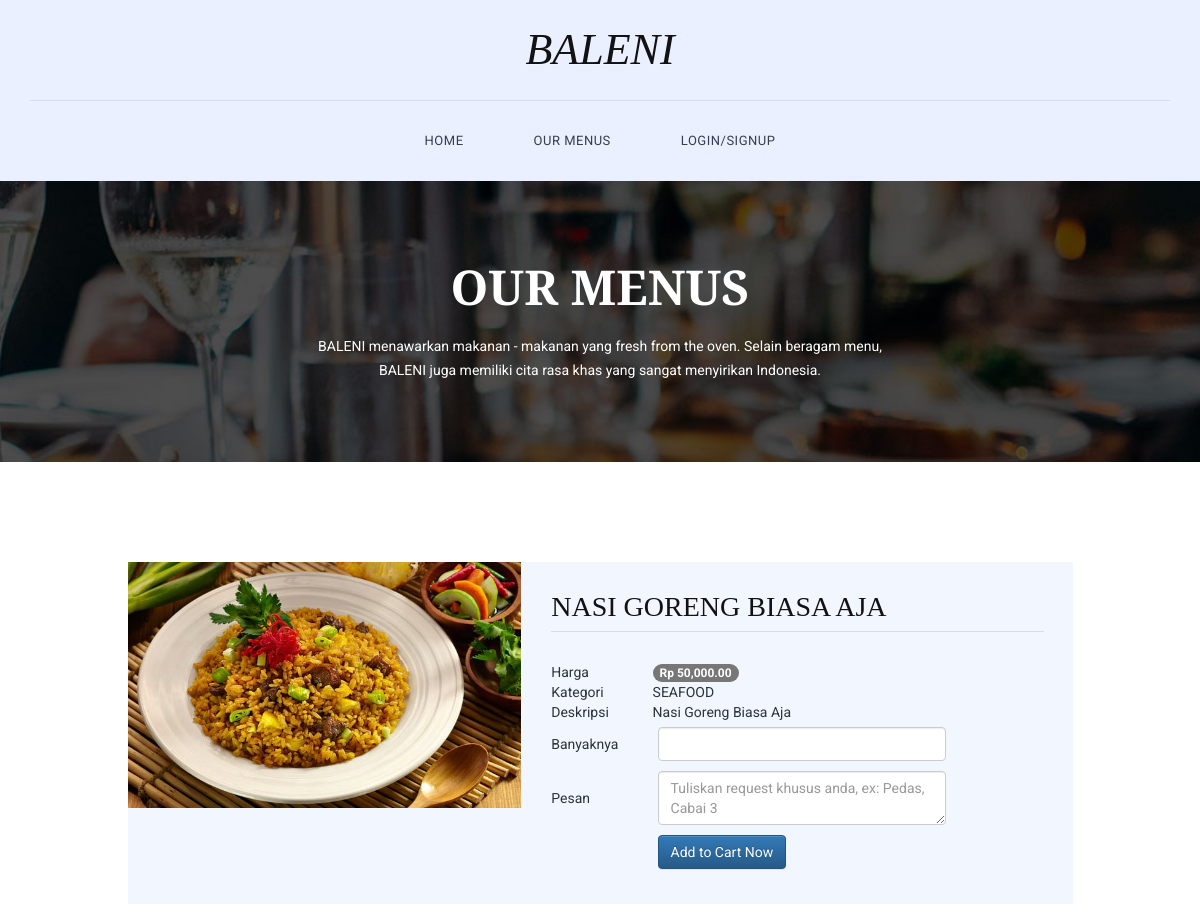
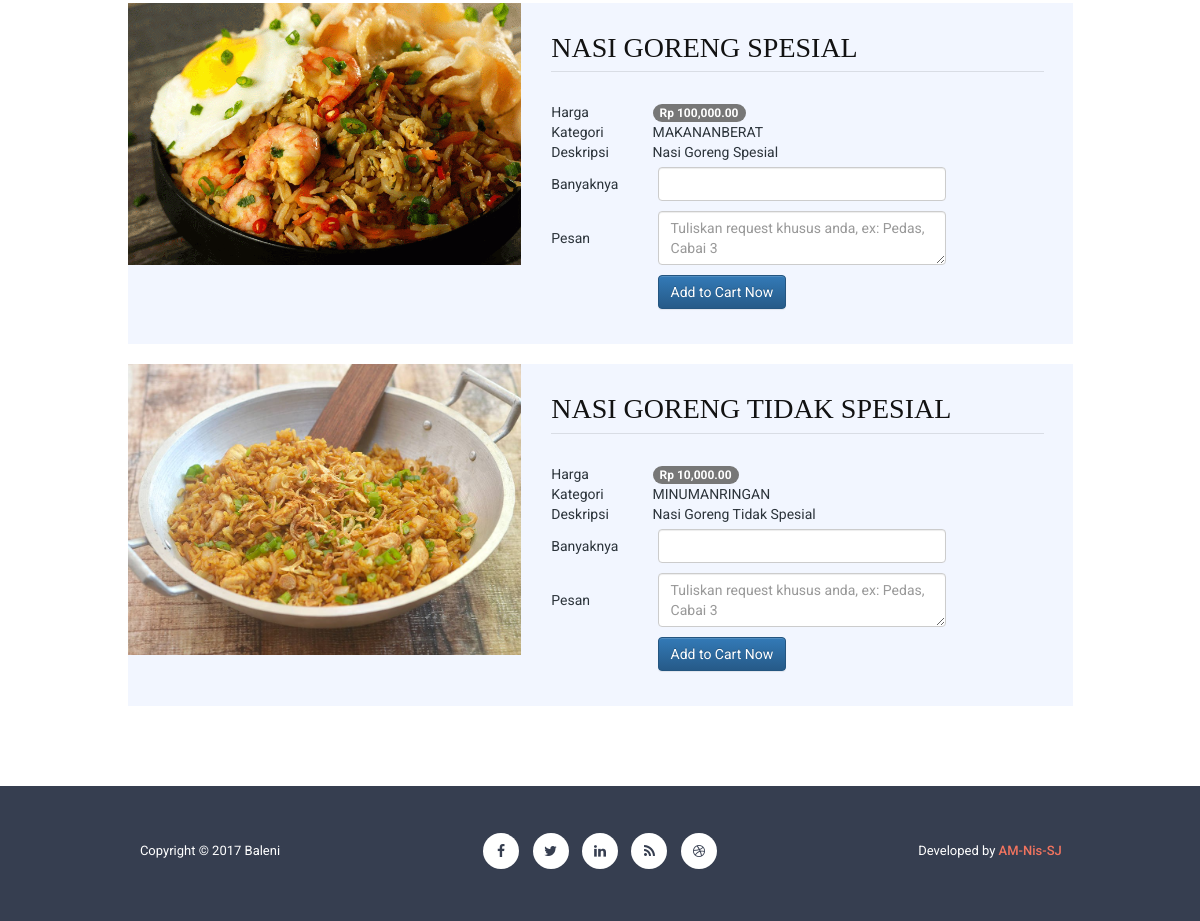
/index.php/home_dashboard/menu, run on the app's committed database (2 pictures, top to bottom).
### tables this page shows
CREATE TABLE `menu` (
  `id` int(11) NOT NULL,
  `kode` varchar(50) NOT NULL,
  `nama` varchar(100) NOT NULL,
  `kategori` varchar(50) NOT NULL,
  `harga` int(11) NOT NULL,
  `deskripsi` text NOT NULL,
  `image` text NOT NULL
);

### application/controllers/Home_Dashboard.php (called while the page is built, shortened)
<?php
class Home_Dashboard extends CI_Controller {
	public function __construct(){
		$this->load->model('Authuser_Model');
		$this->load->helper('url');
	}
	public function menu(){
		$menu = array(
			'menu' => $this->Authuser_Model->getAllData('menu', 'nama', 'ASC'));
		if($this->session->userdata('masukin')) {
			$this->load->view("user/headfoot/headerlogin");
		} else {
			$this->load->view("user/headfoot/header");
		}
		$this->load->view("user/menu", $menu);
		$this->load->view("user/headfoot/footer");
	}
}

### index.php (called while the page is built, shortened)
<?php
require_once BASEPATH.'core/CodeIgniter.php';

### application/models/Authuser_Model.php (called while the page is built, shortened)
<?php
class Authuser_model extends CI_Model {
	public function getAllData($namaTabel, $urut, $asc) {
		$this->db->select('*');
		$this->db->from($namaTabel);
		$this->db->order_by($urut, $asc);
		$query = $this->db->get();
		if ($query->num_rows() > 0) {
			return $query->result_array();
		}
		else{
			return false;
		}
	}
}
?>

### application/views/user/menu.php (the view, shortened to what this page needs)
<section class="page-heading">
    <div class="container">
        <div class="row">
            <div class="col-md-12">
                <h1>Our Menus</h1>
                <p>BALENI menawarkan makanan - makanan yang fresh from the oven. Selain beragam menu, BALENI juga memiliki cita rasa khas yang sangat menyirikan Indonesia.</p>
            </div>
        </div>
    </div>
</section>
<section class="breakfast-menu">
    <div class="container">
        <div class="row">
            <div class="col-md-10 col-md-offset-1">
                <?php if(!empty($menu)) {
                    foreach ($menu as $m) { ?>
                <div class="breakfast-menu-content">
                    <div class="row">
                        <div class="col-md-5">
                            <div class="left-image">
                                <img src="<?php echo base_url() . $m['image']; ?>" alt="$m['nama']">
                            </div>
                        </div>
                        <div class="col-md-7">
                            <h2><?php echo $m['nama']; ?></h2>
                             <form method="post" action="<?php echo base_url()?>Order/add">
                            <table width="400px">
                            <tr>
                                <td>Harga</td>
                                <td><span class="badge badge-info"><?php echo 'Rp ' . number_format($m['harga'],2)?></span></td>
                            </tr>
                            <tr>
                                <td>Kategori</td>
                                <td><?php echo $m['kategori']?></td>
                            </tr>
                            <tr>
                                <td>Deskripsi </td>
                                <td><?php echo $m['deskripsi']?></td>
                            </tr>
                        <tr>
                            <td>Banyaknya</td>
                            <td style="padding: 5px"><input type="number" min="0" max="1000" class="form-control" name="qty"></td>
                        </tr>
                        <tr>
                            <td>Pesan</td>
                            <td style="padding: 5px"><textarea name="deskripsi" type="text" class="form-control" placeholder="Tuliskan request khusus anda, ex: Pedas, Cabai 3"></textarea></td>
                        </tr>
                        <tr>
                            <div class="chute chute-center text-center">
                            <td></td>
                            <td style="padding: 5px"><input type="submit" class="btn btn-primary" name="submit" value="Add to Cart Now"></td>
                            </div>
                        </tr>
                    </table>
                </form>
                        </div>
                    </div>
                </div>
                <br>
                <?php }
            }?>
            </div>
        </div>
    </div>
</section>
<br> <br> <br>

### application/views/user/headfoot/header.php (shortened to what this page needs)
<!DOCTYPE html>
<html>
    <head>
        <link rel="stylesheet" href="<?php echo base_url(); ?>assets/css/bootstrap.min.css">
        <link rel="stylesheet" href="<?php echo base_url(); ?>assets/css/bootstrap-theme.min.css">
        <link rel="stylesheet" href="<?php echo base_url(); ?>assets/css/fontAwesome.css">
        <link rel="stylesheet" href="<?php echo base_url(); ?>assets/css/hero-slider.css">
        <link rel="stylesheet" href="<?php echo base_url(); ?>assets/css/owl-carousel.css">
        <link rel="stylesheet" href="<?php echo base_url(); ?>assets/css/templatemo-style.css">
    </head>
<body>
    <div class="header">
        <div class="container">
            <a href="#" class="navbar-brand scroll-top">BALENI</a>
            <nav class="navbar navbar-inverse" role="navigation">
                <div id="main-nav" class="collapse navbar-collapse">
                    <ul class="nav navbar-nav">
                        <li><a href="<?php echo base_url(); ?>Home/index">Home</a></li>
                        <li><a href="<?php echo base_url(); ?>Home_Dashboard/menu">Our Menus</a></li>
                        <li><a href="<?php echo base_url(); ?>Home/login">Login/Signup</a></li>
                    </ul>
                </div>
            </nav>
        </div>
    </div>

### application/views/user/headfoot/footer.php (shortened to what this page needs)
<footer>
        <div class="container">
            <div class="row">
                <div class="col-md-4">
                    <p>Copyright &copy; 2017 Baleni</p>
                </div>
                <div class="col-md-4">
                    <ul class="social-icons">
                        <li><a rel="nofollow" href="#" target="_parent"><i class="fa fa-facebook"></i></a></li>
                        <li><a href="#"><i class="fa fa-twitter"></i></a></li>
                        <li><a href="#"><i class="fa fa-linkedin"></i></a></li>
                        <li><a href="#"><i class="fa fa-rss"></i></a></li>
                        <li><a href="#"><i class="fa fa-dribbble"></i></a></li>
                    </ul>
                </div>
                <div class="col-md-4">
                    <p>Developed by <a rel="nofollow" href="#" target="_parent"><em>AM-Nis-SJ</em></a></p>
                </div>
            </div>
        </div>
    </footer>
</body>
</html>

### assets/css/hero-slider.css (style rules this page uses)
*, *::after, *::before { -webkit-box-sizing: border-box; -moz-box-sizing: border-box; box-sizing: border-box; }
html { font-size: 62.5%; }
body { font-family: "Open Sans", sans-serif; color: #2c343b; background-color: #f2f2f2; }
a { color: #d44457; text-decoration: none; }
img { max-width: 100%; }

### assets/css/templatemo-style.css (style rules this page uses)
* { margin: 0; padding: 0; font-family: 'Roboto', arial, sans-serif; }
body { overflow-x: hidden; background-color: #fff; }
ul { list-style: none; margin: 0px; }
p { color: #9a9a9a; font-size: 13px; line-height: 24px; }
.header { width: 100%; padding: 0; z-index: 10000; transition: all 0.2s ease-in-out; background-color: #eaf0ff; text-align: center; }
.navbar-inverse .navbar-brand, .navbar-inverse .navbar-nav>li>a { text-shadow: none; }
.navbar-brand { font-family: 'Spectral', serif; font-size: 44px; color: #121212; font-style: italic; text-align: center; width: 100%; border-bottom: 1px solid #d8deed; position: relative; padding: 40px 0px; height: auto!important; }
#main-nav { padding: 15px 0px; float: right; position:relative; left:-50%; text-align: left; }
.nav { list-style:none; position:relative; left:50%; }
.navbar-nav li { margin: 0px 20px; }
.navbar-nav li a { font-family: 'Roboto', sans-serif; font-size: 13px; text-transform: uppercase; color: #363e50!important; letter-spacing: 0.5px; }
.navbar-inverse { background-image: none; background-color: transparent; }
.header .navbar { margin: 0; border: none; }
footer { background-color: #363e50; line-height: 130px; text-align: center; }
footer p { line-height: 120px; color: #fff; margin-top: 5px; }
footer p em { font-style: normal; color: #f2745f; font-weight: 500; }
footer ul { list-style: none; padding: 0; margin: 0; }
footer ul li { display: inline-block; margin: 0px 5px; }
footer ul li i { width: 36px; height: 36px; display: inline-block; text-align: center; line-height: 36px!important; background-color: #fff; border-radius: 50%; color: #363e50; transition: all 0.5s; }
section.page-heading { padding: 80px 0px; background-image: url(../img/heading-bg.jpg); background-repeat: no-repeat; background-size: cover; background-position: center center; text-align: center; }
.page-heading h1 { margin-top: 0px; margin-bottom: 20px; font-family: 'Spectral', serif; font-size: 48px; font-weight: 700; text-transform: uppercase; color: #fff; }
.page-heading p { color: #fff; font-size: 14px; padding: 0px 25%; margin-bottom: 0px; }
section.breakfast-menu { margin-top: 100px; }
.breakfast-menu-content { background-color: #f2f6ff; padding: 30px 0px 30px 30px; }
.breakfast-menu-content .left-image img { width: 100%; overflow: hidden; }
.breakfast-menu-content .left-image { margin: -30px 0px -30px -30px; }
.breakfast-menu-content h2 { margin-top: 0px; margin-bottom: 30px; padding-bottom: 8px; font-family: 'Spectral', serif; font-size: 28px; width: 94.5%; border-bottom: 1px solid #d9dde5; color: #121212; }

### data on the page
menu: image (picture), nama "NASI GORENG BIASA AJA", harga "50,000.00", kategori "SEAFOOD", deskripsi "Nasi Goreng Biasa Aja"
menu: image (picture), nama "NASI GORENG SPESIAL", harga "100,000.00", kategori "MAKANANBERAT", deskripsi "Nasi Goreng Spesial"
menu: image (picture), nama "NASI GORENG TIDAK SPESIAL", harga "10,000.00", kategori "MINUMANRINGAN", deskripsi "Nasi Goreng Tidak Spesial"
